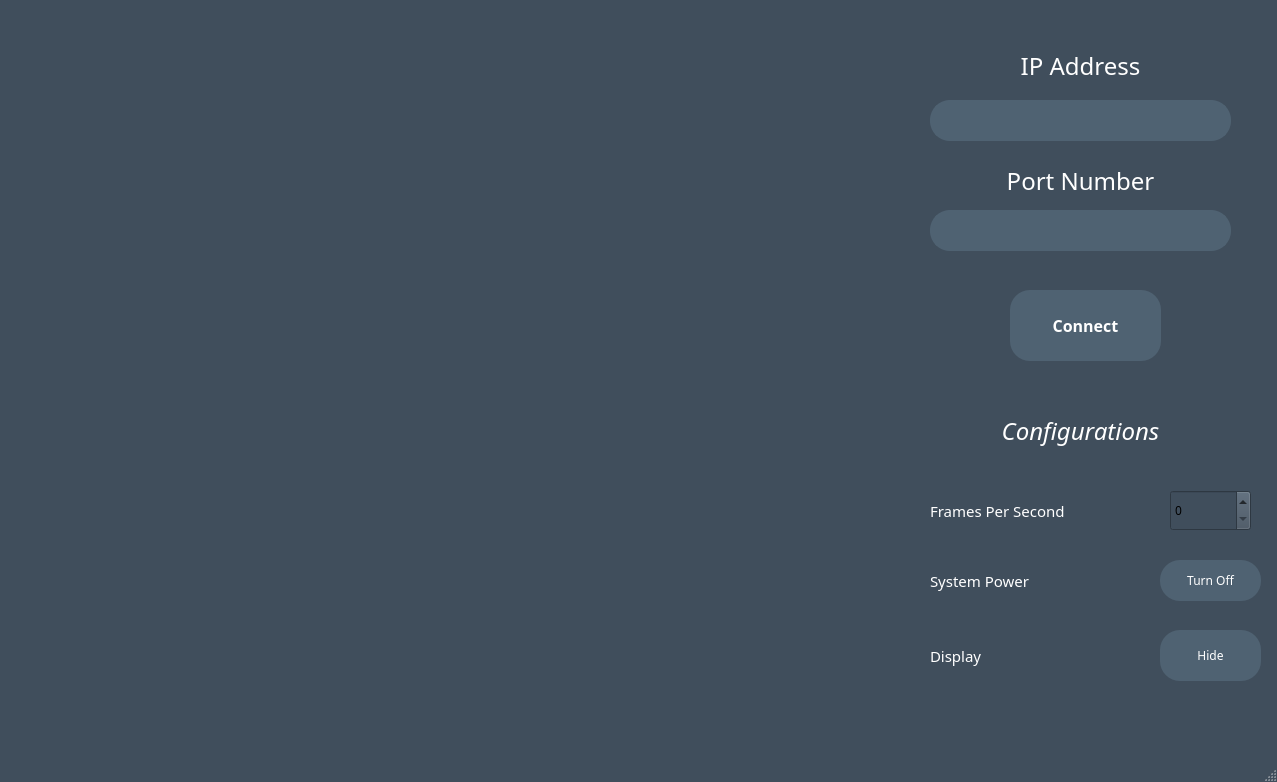
<?xml version="1.0" encoding="UTF-8"?>
<ui version="4.0">
 <class>MainWindow</class>
 <widget class="QMainWindow" name="MainWindow">
  <property name="geometry">
   <rect>
    <x>0</x>
    <y>0</y>
    <width>1277</width>
    <height>782</height>
   </rect>
  </property>
  <property name="windowTitle">
   <string>MainWindow</string>
  </property>
  <property name="styleSheet">
   <string notr="true">QMainWindow{
background-color:#404E5C
}</string>
  </property>
  <property name="tabShape">
   <enum>QTabWidget::Rounded</enum>
  </property>
  <widget class="QWidget" name="centralwidget">
   <property name="styleSheet">
    <string notr="true">QWidget{
background-color:#404E5C;
}</string>
   </property>
   <widget class="QLineEdit" name="ipLineEdit">
    <property name="geometry">
     <rect>
      <x>930</x>
      <y>100</y>
      <width>301</width>
      <height>41</height>
     </rect>
    </property>
    <property name="font">
     <font>
      <family>Corbel</family>
      <pointsize>12</pointsize>
     </font>
    </property>
    <property name="contextMenuPolicy">
     <enum>Qt::PreventContextMenu</enum>
    </property>
    <property name="autoFillBackground">
     <bool>false</bool>
    </property>
    <property name="styleSheet">
     <string notr="true">QLineEdit{
border: 2px solid #4F6272;
border-radius:20px;
color:white;
padding-left:10px;
	background-color: rgb(79, 98, 114);
}
QLineEdit:Hover{
border: 2px solid #BFD7EA;
}
QLineEdit:focus{
border: 2px solid white;
}</string>
    </property>
    <property name="text">
     <string/>
    </property>
    <property name="frame">
     <bool>true</bool>
    </property>
    <property name="echoMode">
     <enum>QLineEdit::Normal</enum>
    </property>
    <property name="placeholderText">
     <string/>
    </property>
    <property name="clearButtonEnabled">
     <bool>true</bool>
    </property>
   </widget>
   <widget class="QLabel" name="label">
    <property name="geometry">
     <rect>
      <x>930</x>
      <y>50</y>
      <width>301</width>
      <height>31</height>
     </rect>
    </property>
    <property name="font">
     <font>
      <family>Corbel</family>
      <pointsize>18</pointsize>
      <weight>50</weight>
      <bold>false</bold>
     </font>
    </property>
    <property name="styleSheet">
     <string notr="true">QLabel{
color:white;
}</string>
    </property>
    <property name="text">
     <string>IP Address</string>
    </property>
    <property name="alignment">
     <set>Qt::AlignCenter</set>
    </property>
   </widget>
   <widget class="QLabel" name="label_2">
    <property name="geometry">
     <rect>
      <x>930</x>
      <y>160</y>
      <width>301</width>
      <height>41</height>
     </rect>
    </property>
    <property name="font">
     <font>
      <family>Corbel</family>
      <pointsize>18</pointsize>
      <weight>50</weight>
      <bold>false</bold>
     </font>
    </property>
    <property name="styleSheet">
     <string notr="true">QLabel{
color:white;
}</string>
    </property>
    <property name="text">
     <string>Port Number</string>
    </property>
    <property name="alignment">
     <set>Qt::AlignCenter</set>
    </property>
   </widget>
   <widget class="QLineEdit" name="portLineEdit">
    <property name="geometry">
     <rect>
      <x>930</x>
      <y>210</y>
      <width>301</width>
      <height>41</height>
     </rect>
    </property>
    <property name="styleSheet">
     <string notr="true">QLineEdit{
border: 2px solid #4F6272;
border-radius:20px;
color:white;
padding-left:10px;
	background-color: rgb(79, 98, 114);
}
QLineEdit:Hover{
border: 2px solid #BFD7EA;
}
QLineEdit:focus{
border: 2px solid white;
}</string>
    </property>
    <property name="clearButtonEnabled">
     <bool>true</bool>
    </property>
   </widget>
   <widget class="QPushButton" name="connectButton">
    <property name="geometry">
     <rect>
      <x>1010</x>
      <y>290</y>
      <width>151</width>
      <height>71</height>
     </rect>
    </property>
    <property name="font">
     <font>
      <family>Corbel</family>
      <pointsize>12</pointsize>
      <weight>75</weight>
      <bold>true</bold>
     </font>
    </property>
    <property name="cursor">
     <cursorShape>ArrowCursor</cursorShape>
    </property>
    <property name="mouseTracking">
     <bool>true</bool>
    </property>
    <property name="tabletTracking">
     <bool>false</bool>
    </property>
    <property name="autoFillBackground">
     <bool>false</bool>
    </property>
    <property name="styleSheet">
     <string notr="true">QPushButton{
background-color:#4F6272; 
color:white;
border-radius:20px;
}

QPushButton:Hover{
background-color:#BFD7EA
}</string>
    </property>
    <property name="text">
     <string>Connect</string>
    </property>
   </widget>
   <widget class="QLabel" name="imageLabel">
    <property name="geometry">
     <rect>
      <x>10</x>
      <y>10</y>
      <width>831</width>
      <height>711</height>
     </rect>
    </property>
    <property name="text">
     <string/>
    </property>
   </widget>
   <widget class="QLabel" name="label_3">
    <property name="geometry">
     <rect>
      <x>900</x>
      <y>410</y>
      <width>361</width>
      <height>41</height>
     </rect>
    </property>
    <property name="font">
     <font>
      <family>Corbel</family>
      <pointsize>18</pointsize>
      <weight>50</weight>
      <italic>true</italic>
      <bold>false</bold>
      <underline>false</underline>
     </font>
    </property>
    <property name="styleSheet">
     <string notr="true">QLabel{
color:white;
}</string>
    </property>
    <property name="text">
     <string>Configurations</string>
    </property>
    <property name="alignment">
     <set>Qt::AlignCenter</set>
    </property>
   </widget>
   <widget class="QSpinBox" name="spinBox">
    <property name="geometry">
     <rect>
      <x>1170</x>
      <y>490</y>
      <width>81</width>
      <height>41</height>
     </rect>
    </property>
    <property name="font">
     <font>
      <family>Corbel</family>
      <pointsize>9</pointsize>
     </font>
    </property>
    <property name="mouseTracking">
     <bool>true</bool>
    </property>
   </widget>
   <widget class="QLabel" name="label_4">
    <property name="geometry">
     <rect>
      <x>930</x>
      <y>490</y>
      <width>151</width>
      <height>41</height>
     </rect>
    </property>
    <property name="font">
     <font>
      <family>Corbel</family>
      <pointsize>11</pointsize>
     </font>
    </property>
    <property name="styleSheet">
     <string notr="true">QLabel{
color:white;
}</string>
    </property>
    <property name="text">
     <string>Frames Per Second</string>
    </property>
   </widget>
   <widget class="QPushButton" name="pushButton">
    <property name="geometry">
     <rect>
      <x>1160</x>
      <y>560</y>
      <width>101</width>
      <height>41</height>
     </rect>
    </property>
    <property name="font">
     <font>
      <family>Corbel</family>
      <pointsize>9</pointsize>
     </font>
    </property>
    <property name="styleSheet">
     <string notr="true">QPushButton{
background-color:#4F6272; 
color:white;
border-radius:20px;
}

QPushButton:Hover{
background-color:#BFD7EA
}</string>
    </property>
    <property name="text">
     <string>Turn Off</string>
    </property>
   </widget>
   <widget class="QLabel" name="label_5">
    <property name="geometry">
     <rect>
      <x>930</x>
      <y>560</y>
      <width>131</width>
      <height>41</height>
     </rect>
    </property>
    <property name="font">
     <font>
      <family>Corbel</family>
      <pointsize>11</pointsize>
     </font>
    </property>
    <property name="styleSheet">
     <string notr="true">QLabel{
color:white;
}</string>
    </property>
    <property name="text">
     <string>System Power</string>
    </property>
   </widget>
   <widget class="QLabel" name="label_6">
    <property name="geometry">
     <rect>
      <x>930</x>
      <y>640</y>
      <width>131</width>
      <height>31</height>
     </rect>
    </property>
    <property name="font">
     <font>
      <family>Corbel</family>
      <pointsize>11</pointsize>
     </font>
    </property>
    <property name="styleSheet">
     <string notr="true">QLabel{
color:white;
}</string>
    </property>
    <property name="text">
     <string>Display</string>
    </property>
   </widget>
   <widget class="QPushButton" name="pushButton_2">
    <property name="geometry">
     <rect>
      <x>1160</x>
      <y>630</y>
      <width>101</width>
      <height>51</height>
     </rect>
    </property>
    <property name="font">
     <font>
      <family>Corbel</family>
      <pointsize>9</pointsize>
     </font>
    </property>
    <property name="styleSheet">
     <string notr="true">QPushButton{
background-color:#4F6272; 
color:white;
border-radius:20px;
}

QPushButton:Hover{
background-color:#BFD7EA
}</string>
    </property>
    <property name="text">
     <string>Hide</string>
    </property>
   </widget>
   <widget class="QLabel" name="label_7">
    <property name="geometry">
     <rect>
      <x>1180</x>
      <y>410</y>
      <width>41</width>
      <height>41</height>
     </rect>
    </property>
    <property name="text">
     <string/>
    </property>
    <property name="pixmap">
     <pixmap>../../settings.png</pixmap>
    </property>
    <property name="scaledContents">
     <bool>true</bool>
    </property>
   </widget>
   <widget class="QLabel" name="label_8">
    <property name="geometry">
     <rect>
      <x>1080</x>
      <y>500</y>
      <width>31</width>
      <height>31</height>
     </rect>
    </property>
    <property name="text">
     <string/>
    </property>
    <property name="pixmap">
     <pixmap>../../frames-per-second.png</pixmap>
    </property>
    <property name="scaledContents">
     <bool>true</bool>
    </property>
   </widget>
   <widget class="QLabel" name="label_9">
    <property name="geometry">
     <rect>
      <x>1050</x>
      <y>570</y>
      <width>31</width>
      <height>31</height>
     </rect>
    </property>
    <property name="text">
     <string/>
    </property>
    <property name="pixmap">
     <pixmap>../../configuration.png</pixmap>
    </property>
    <property name="scaledContents">
     <bool>true</bool>
    </property>
   </widget>
   <widget class="QLabel" name="label_10">
    <property name="geometry">
     <rect>
      <x>1000</x>
      <y>640</y>
      <width>31</width>
      <height>31</height>
     </rect>
    </property>
    <property name="text">
     <string/>
    </property>
    <property name="pixmap">
     <pixmap>../../display.png</pixmap>
    </property>
    <property name="scaledContents">
     <bool>true</bool>
    </property>
   </widget>
   <widget class="QLabel" name="label_11">
    <property name="geometry">
     <rect>
      <x>1170</x>
      <y>170</y>
      <width>31</width>
      <height>31</height>
     </rect>
    </property>
    <property name="text">
     <string/>
    </property>
    <property name="pixmap">
     <pixmap>../../network.png</pixmap>
    </property>
    <property name="scaledContents">
     <bool>true</bool>
    </property>
   </widget>
   <widget class="QLabel" name="label_12">
    <property name="geometry">
     <rect>
      <x>1160</x>
      <y>50</y>
      <width>31</width>
      <height>31</height>
     </rect>
    </property>
    <property name="text">
     <string/>
    </property>
    <property name="pixmap">
     <pixmap>../../ip.png</pixmap>
    </property>
    <property name="scaledContents">
     <bool>true</bool>
    </property>
   </widget>
  </widget>
  <widget class="QStatusBar" name="statusbar"/>
 </widget>
 <resources/>
 <connections/>
</ui>
